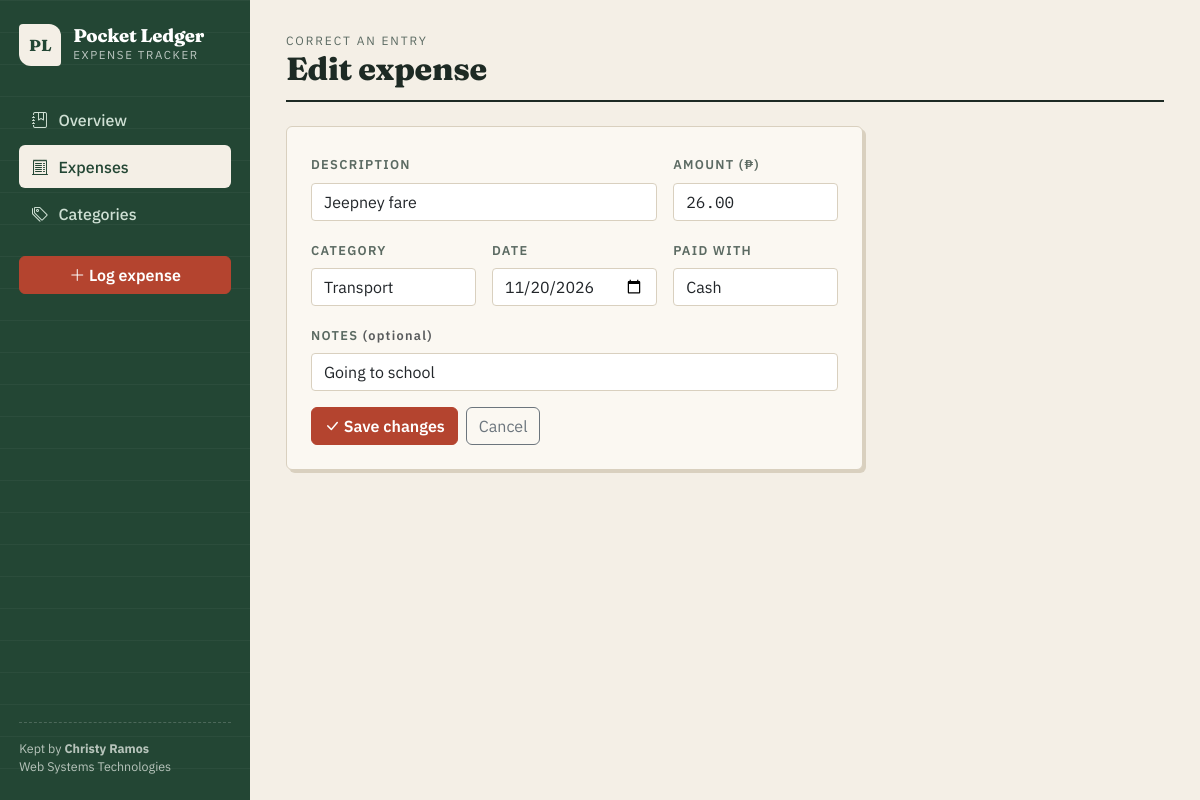
The app's page /expense_form.php?id=2 with its own data.
### tables this page shows
CREATE TABLE expenses (
    id             INT AUTO_INCREMENT PRIMARY KEY,
    title          VARCHAR(120)  NOT NULL,
    category_id    INT           NOT NULL,
    amount         DECIMAL(10,2) NOT NULL,
    expense_date   DATE          NOT NULL,
    payment_method ENUM('Cash','GCash','Maya','Card','Bank Transfer') NOT NULL DEFAULT 'Cash',
    notes          VARCHAR(255)  DEFAULT NULL,
    created_at     TIMESTAMP     NOT NULL DEFAULT CURRENT_TIMESTAMP,
    CONSTRAINT fk_expense_category FOREIGN KEY (category_id)
        REFERENCES categories(id) ON DELETE RESTRICT ON UPDATE CASCADE
);

CREATE TABLE categories (
    id             INT AUTO_INCREMENT PRIMARY KEY,
    name           VARCHAR(60)   NOT NULL UNIQUE,
    color          CHAR(7)       NOT NULL DEFAULT '#2f5d46',
    monthly_budget DECIMAL(10,2) NOT NULL DEFAULT 0.00,
    created_at     TIMESTAMP     NOT NULL DEFAULT CURRENT_TIMESTAMP
);

### db_connect.php (called while the page is built, shortened)
<?php
function e($value) {
    return htmlspecialchars((string)$value, ENT_QUOTES, 'UTF-8');
}
$PAYMENT_METHODS = ['Cash', 'GCash', 'Maya', 'Card', 'Bank Transfer'];

### expense_form.php (the view, shortened to what this page needs)
<?php
require 'db_connect.php';
$id = isset($_GET['id']) ? (int)$_GET['id'] : 0;
$editing = $id > 0;
$exp = ['title' => '', 'category_id' => '', 'amount' => '', 'expense_date' => date('Y-m-d'), 'payment_method' => 'Cash', 'notes' => ''];
if ($editing) {
    $stmt = $conn->prepare("SELECT * FROM expenses WHERE id = ?");
    $stmt->bind_param('i', $id);
    $stmt->execute();
    $found = $stmt->get_result()->fetch_assoc();
    $exp = $found;
}
$cats = $conn->query("SELECT id, name FROM categories ORDER BY name")->fetch_all(MYSQLI_ASSOC);
include 'includes/header.php';
?>
<div class="page-head"><div><div class="kicker"><?= $editing ? 'Correct an entry' : 'New entry' ?></div><h1><?= $editing ? 'Edit expense' : 'Log expense' ?></h1></div></div>
<div class="row"><div class="col-xl-8">
<div class="sheet"><div class="p-4">
    <form method="post" class="row g-3">
        <div class="col-md-8">
            <label class="form-label">Description</label>
            <input type="text" name="title" class="form-control" maxlength="120" required value="<?= e($exp['title']) ?>">
        </div>
        <div class="col-md-4">
            <label class="form-label">Amount (&#8369;)</label>
            <input type="number" name="amount" step="0.01" min="0.01" class="form-control mono" required value="<?= e($exp['amount']) ?>">
        </div>
        <div class="col-md-4">
            <label class="form-label">Category</label>
            <select name="category_id" class="form-select" required>
                <?php foreach ($cats as $c): ?><option value="<?= $c['id'] ?>" <?= (int)$exp['category_id'] === (int)$c['id'] ? 'selected' : '' ?>><?= e($c['name']) ?></option><?php endforeach; ?>
            </select>
        </div>
        <div class="col-md-4">
            <label class="form-label">Date</label>
            <input type="date" name="expense_date" class="form-control" required value="<?= e($exp['expense_date']) ?>">
        </div>
        <div class="col-md-4">
            <label class="form-label">Paid with</label>
            <select name="payment_method" class="form-select">
                <?php foreach ($PAYMENT_METHODS as $m): ?><option <?= $exp['payment_method'] === $m ? 'selected' : '' ?>><?= e($m) ?></option><?php endforeach; ?>
            </select>
        </div>
        <div class="col-12">
            <label class="form-label">Notes <span class="text-muted text-lowercase">(optional)</span></label>
            <input type="text" name="notes" class="form-control" maxlength="255" value="<?= e($exp['notes']) ?>">
        </div>
        <div class="col-12 d-flex gap-2">
            <button class="btn btn-stamp"><i class="bi bi-check-lg"></i> <?= $editing ? 'Save changes' : 'Save entry' ?></button>
            <a href="expenses.php" class="btn btn-outline-secondary">Cancel</a>
        </div>
    </form>
</div></div>
</div></div>
<?php include 'includes/footer.php'; ?>

### assets/style.css (style rules this page uses)
:root { --paper: #f4efe6; --paper-2: #fbf8f2; --ink: #1d2a24; --ink-soft: #5b6a62; --rule: #d9d0bf; --forest: #2f5d46; --forest-dark: #234634; --stamp: #b4442f; }
body { background: var(--paper); color: var(--ink); font-family: 'IBM Plex Sans', system-ui, sans-serif; }
h1, h2, h3, .brand-name { font-family: 'Fraunces', Georgia, serif; font-weight: 800; letter-spacing: -.01em; }
.mono, .amount, td.num, .stat-value { font-family: 'IBM Plex Mono', ui-monospace, monospace; font-variant-numeric: tabular-nums; }
.btn-stamp { background: var(--stamp); border-color: var(--stamp); color: #fff; font-weight: 600; }
.page-head { display: flex; justify-content: space-between; align-items: flex-end; flex-wrap: wrap; gap: .75rem; margin-bottom: 1.5rem; border-bottom: 2px solid var(--ink); padding-bottom: .75rem; }
.page-head h1 { margin: 0; font-size: 2rem; }
.page-head .kicker { font-size: .75rem; text-transform: uppercase; letter-spacing: .16em; color: var(--ink-soft); }
.sheet { background: var(--paper-2); border: 1px solid var(--rule); border-radius: 6px; box-shadow: 3px 3px 0 var(--rule); }
.form-control, .form-select { background: #fff; border-color: var(--rule); border-radius: 4px; }
.form-label { font-size: .8rem; text-transform: uppercase; letter-spacing: .1em; color: var(--ink-soft); font-weight: 600; }

### records on screen
expenses: title "Jeepney fare", amount "26.00", category_id "Transport", expense_date "11/20/2026", notes "Going to school"

### other values on screen
form field payment_method "Cash"
